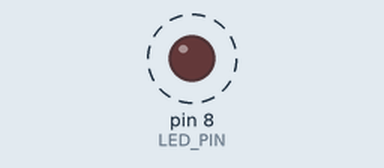
This sketch was run on a simulated Arduino Uno, built with avr-gcc and run on an emulated ATmega328P. Parts: output pins drawn as LEDs (lit = HIGH). Dashed ring = blinking. What the sketch prints to the serial monitor is not drawn.

Above: at 0.5 s.
Timing chart, 0 to 3.0 s (numbered marks = the images above):
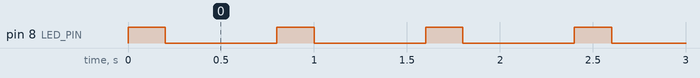

Measured:
- by itself, pin 8 (LED_PIN): alternates HIGH for 0.20 s and LOW for 0.60 s

The sketch:

sketch.ino
```cpp
// Lab 6 - Exercise 3: LED blink according to bitmask
// Works for ANY 8-bit bitmask input
// LED on pin 8

#define LED_PIN    8
#define BIT_DELAY  200  // ms per bit (change to make faster/slower)

// ===== CHANGE THIS BITMASK TO TEST DIFFERENT PATTERNS =====
// 10101010 = fast blinking
// 11001100 = slow blinking
// 10001000 = short on, long off
// 11111111 = always on
// 00000000 = always off
String bitmask = "10001000";
// ===========================================================

void setup() {
  pinMode(LED_PIN, OUTPUT);
  Serial.begin(9600);
  Serial.print("Bitmask: ");
  Serial.println(bitmask);
  Serial.println("Starting LED pattern...");
}

void loop() {
  for (int i = 0; i < bitmask.length(); i++) {
    if (bitmask[i] == '1') {
      digitalWrite(LED_PIN, HIGH);  // LED ON
      Serial.print("1 ");
    } else {
      digitalWrite(LED_PIN, LOW);   // LED OFF
      Serial.print("0 ");
    }
    delay(BIT_DELAY);  // wait per bit
  }
  Serial.println();  // new line after each full pattern
}
```
